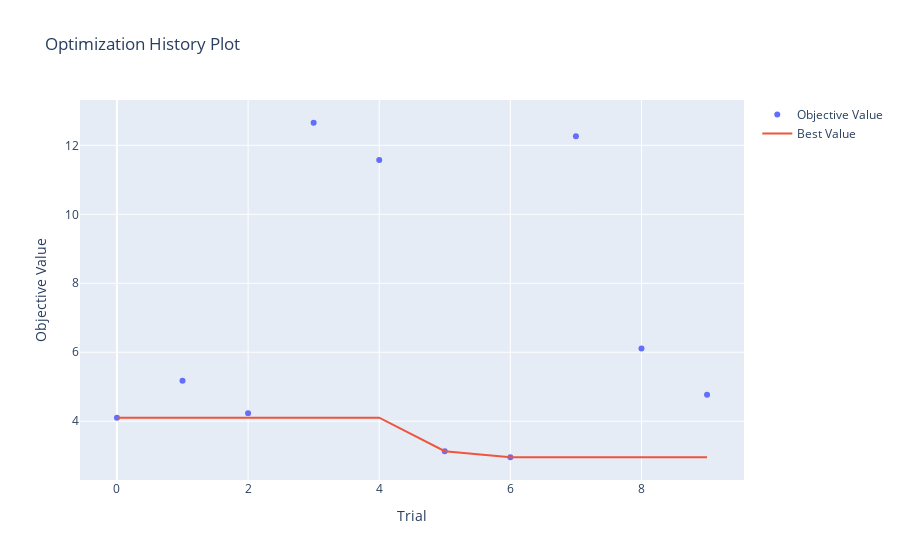
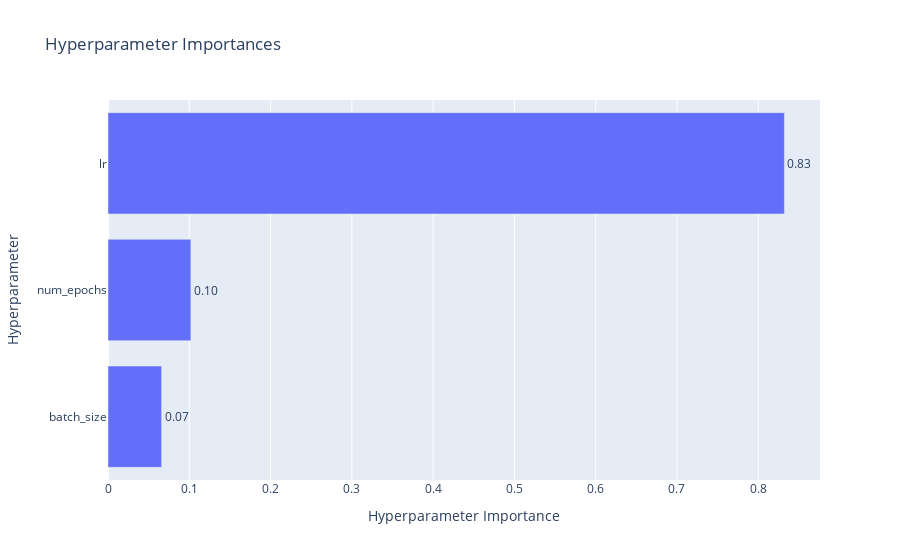
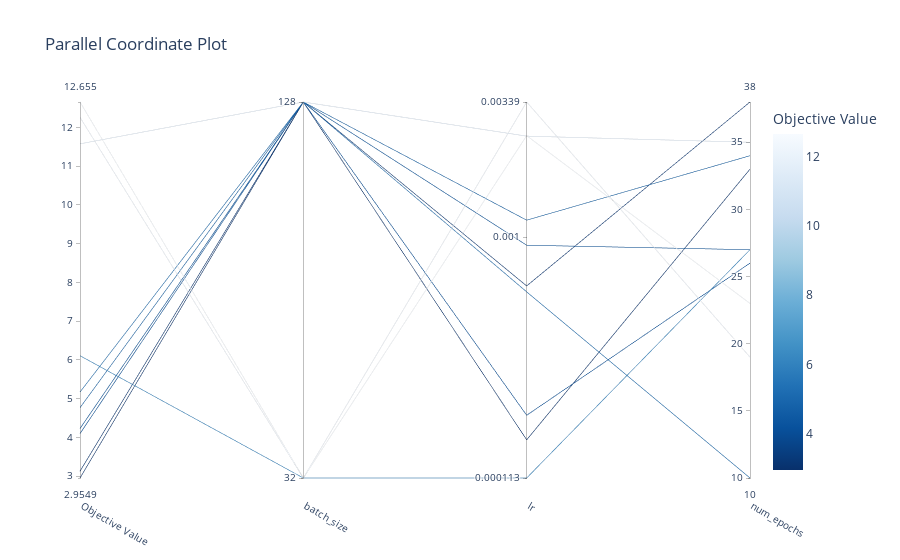
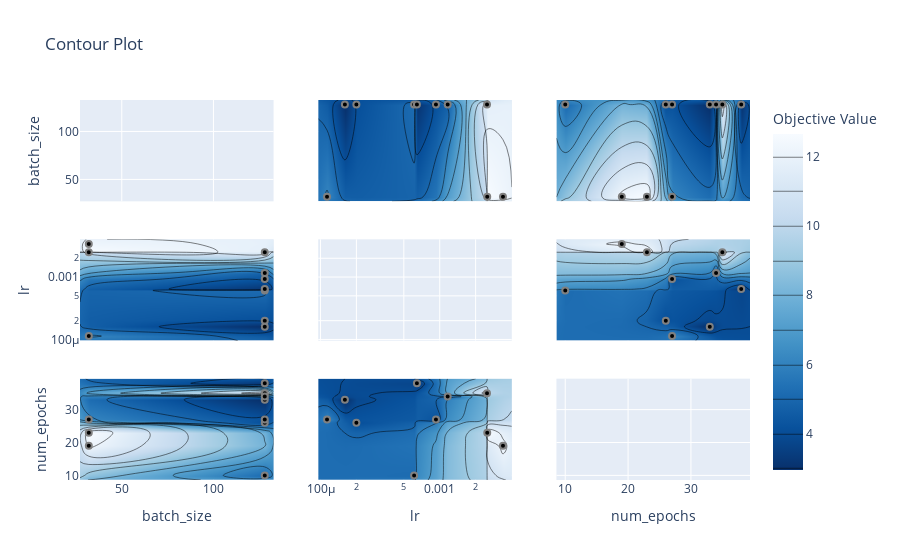

Here is the notebook cell these charts were saved with, in order:
### Markdown cell above
# Optuna Visualization

### Code cell
import optuna.visualization as vis
import plotly
# 1️⃣ 优化过程中的 loss 趋势
fig1 = vis.plot_optimization_history(study)
fig1.show()

# 2️⃣ 超参数的重要性分析
fig2 = vis.plot_param_importances(study)
fig2.show()

# 3️⃣ 平行坐标图（超参联合影响）
fig3 = vis.plot_parallel_coordinate(study)
fig3.show()

# 4️⃣ 轮廓图（两个超参 vs loss）
fig4 = vis.plot_contour(study)
fig4.show()

### Figure 1 — Plotly figure (JSON) as saved in the notebook; plotly's stock layout.template omitted (floating-point values rounded to 4 significant figures)
{"data": [{"mode": "markers", "name": "Objective Value", "type": "scatter", "x": [0, 1, 2, 3, 4, 5, 6, 7, 8, 9], "y": [4.102, 5.172, 4.231, 12.65, 11.58, 3.13, 2.955, 12.26, 6.11, 4.769]}, {"mode": "lines", "name": "Best Value", "type": "scatter", "x": [0, 1, 2, 3, 4, 5, 6, 7, 8, 9], "y": [4.102, 4.102, 4.102, 4.102, 4.102, 3.13, 2.955, 2.955, 2.955, 2.955]}, {"marker": {"color": "#cccccc"}, "mode": "markers", "name": "Infeasible Trial", "showlegend": false, "type": "scatter", "x": [], "y": []}], "layout": {"title": {"text": "Optimization History Plot"}, "xaxis": {"title": {"text": "Trial"}}, "yaxis": {"title": {"text": "Objective Value"}}}}

### Figure 2 — Plotly figure (JSON) as saved in the notebook; plotly's stock layout.template omitted (floating-point values rounded to 4 significant figures)
{"data": [{"cliponaxis": false, "hovertemplate": ["batch_size (CategoricalDistribution): 0.06593351621316108<extra></extra>", "num_epochs (IntDistribution): 0.1019207884386362<extra></extra>", "lr (FloatDistribution): 0.8321456953482027<extra></extra>"], "name": "Objective Value", "orientation": "h", "text": ["0.07", "0.10", "0.83"], "textposition": "outside", "type": "bar", "x": [0.06593, 0.1019, 0.8321], "y": ["batch_size", "num_epochs", "lr"]}], "layout": {"title": {"text": "Hyperparameter Importances"}, "xaxis": {"title": {"text": "Hyperparameter Importance"}}, "yaxis": {"title": {"text": "Hyperparameter"}}}}

### Figure 3 — Plotly figure (JSON) as saved in the notebook; plotly's stock layout.template omitted (floating-point values rounded to 4 significant figures)
{"data": [{"dimensions": [{"label": "Objective Value", "range": [2.955, 12.65], "values": [12.65, 12.26, 6.11, 4.102, 5.172, 4.231, 11.58, 3.13, 2.955, 4.769]}, {"label": "batch_size", "range": [0, 1], "ticktext": ["32", "128"], "tickvals": [0, 1], "values": [0, 0, 0, 1, 1, 1, 1, 1, 1, 1]}, {"label": "lr", "range": [-3.945, -2.469], "ticktext": ["0.000113", "0.001", "0.00339"], "tickvals": [-3.945, -3, -2.469], "values": [-2.601, -2.469, -3.945, -3.699, -3.215, -3.032, -2.603, -3.191, -3.795, -2.933]}, {"label": "num_epochs", "range": [10, 38], "values": [23, 19, 27, 26, 10, 27, 35, 38, 33, 34]}], "labelangle": 30, "labelside": "bottom", "line": {"color": [12.65, 12.26, 6.11, 4.102, 5.172, 4.231, 11.58, 3.13, 2.955, 4.769], "colorbar": {"title": {"text": "Objective Value"}}, "colorscale": [[0, "rgb(247,251,255)"], [0.125, "rgb(222,235,247)"], [0.25, "rgb(198,219,239)"], [0.375, "rgb(158,202,225)"], [0.5, "rgb(107,174,214)"], [0.625, "rgb(66,146,198)"], [0.75, "rgb(33,113,181)"], [0.875, "rgb(8,81,156)"], [1, "rgb(8,48,107)"]], "reversescale": true, "showscale": true}, "type": "parcoords"}], "layout": {"title": {"text": "Parallel Coordinate Plot"}}}

### Figure 4 — Plotly figure (JSON) as saved in the notebook; plotly's stock layout.template omitted (floating-point values rounded to 4 significant figures; data arrays with more than 128 entries replaced by an {"elided": "..."} marker saying what was removed)
{"data": [{"type": "scatter", "xaxis": "x", "yaxis": "y"}, {"colorbar": {"title": {"text": "Objective Value"}}, "colorscale": [[0, "rgb(247,251,255)"], [0.125, "rgb(222,235,247)"], [0.25, "rgb(198,219,239)"], [0.375, "rgb(158,202,225)"], [0.5, "rgb(107,174,214)"], [0.625, "rgb(66,146,198)"], [0.75, "rgb(33,113,181)"], [0.875, "rgb(8,81,156)"], [1, "rgb(8,48,107)"]], "connectgaps": true, "contours": {"coloring": "heatmap"}, "hoverinfo": "none", "line": {"smoothing": 1.3}, "reversescale": true, "showscale": true, "type": "contour", "x": [27.2, 32, 128, 132.8], "xaxis": "x4", "y": [9.57e-05, 0.0001134, 0.0001601, 0.0001999, 0.00061, 0.0006436, 0.0009298, 0.001166, 0.002493, 0.002503, 0.003393, 0.004022], "yaxis": "y4", "z": [[NaN, NaN, NaN, NaN], [NaN, 6.11, NaN, NaN], [NaN, NaN, 2.955, NaN], [NaN, NaN, 4.102, NaN], [NaN, NaN, 5.172, NaN], [NaN, NaN, 3.13, NaN], [NaN, NaN, 4.231, NaN], [NaN, NaN, 4.769, NaN], [NaN, NaN, 11.58, NaN], [NaN, 12.65, NaN, NaN], [NaN, 12.26, NaN, NaN], [NaN, NaN, NaN, NaN]]}, {"marker": {"color": "black", "line": {"color": "Gray", "width": 2}}, "mode": "markers", "name": "Feasible Trial", "showlegend": false, "type": "scatter", "x": [128, 128, 128, 32, 128, 128, 128, 32, 32, 128], "xaxis": "x4", "y": [0.0001999, 0.00061, 0.0009298, 0.002503, 0.002493, 0.0006436, 0.0001601, 0.003393, 0.0001134, 0.001166], "yaxis": "y4"}, {"colorbar": {"title": {"text": "Objective Value"}}, "colorscale": [[0, "rgb(247,251,255)"], [0.125, "rgb(222,235,247)"], [0.25, "rgb(198,219,239)"], [0.375, "rgb(158,202,225)"], [0.5, "rgb(107,174,214)"], [0.625, "rgb(66,146,198)"], [0.75, "rgb(33,113,181)"], [0.875, "rgb(8,81,156)"], [1, "rgb(8,48,107)"]], "connectgaps": true, "contours": {"coloring": "heatmap"}, "hoverinfo": "none", "line": {"smoothing": 1.3}, "reversescale": true, "showscale": false, "type": "contour", "x": [27.2, 32, 128, 132.8], "xaxis": "x7", "y": [8.6, 10, 19, 23, 26, 27, 33, 34, 35, 38, 39.4], "yaxis": "y7", "z": [[NaN, NaN, NaN, NaN], [NaN, NaN, 5.172, NaN], [NaN, 12.26, NaN, NaN], [NaN, 12.65, NaN, NaN], [NaN, NaN, 4.102, NaN], [NaN, 6.11, 4.231, NaN], [NaN, NaN, 2.955, NaN], [NaN, NaN, 4.769, NaN], [NaN, NaN, 11.58, NaN], [NaN, NaN, 3.13, NaN], [NaN, NaN, NaN, NaN]]}, {"marker": {"color": "black", "line": {"color": "Gray", "width": 2}}, "mode": "markers", "name": "Feasible Trial", "showlegend": false, "type": "scatter", "x": [128, 128, 128, 32, 128, 128, 128, 32, 32, 128], "xaxis": "x7", "y": [26, 10, 27, 23, 35, 38, 33, 19, 27, 34], "yaxis": "y7"}, {"colorbar": {"title": {"text": "Objective Value"}}, "colorscale": [[0, "rgb(247,251,255)"], [0.125, "rgb(222,235,247)"], [0.25, "rgb(198,219,239)"], [0.375, "rgb(158,202,225)"], [0.5, "rgb(107,174,214)"], [0.625, "rgb(66,146,198)"], [0.75, "rgb(33,113,181)"], [0.875, "rgb(8,81,156)"], [1, "rgb(8,48,107)"]], "connectgaps": true, "contours": {"coloring": "heatmap"}, "hoverinfo": "none", "line": {"smoothing": 1.3}, "reversescale": true, "showscale": false, "type": "contour", "x": [9.57e-05, 0.0001134, 0.0001601, 0.0001999, 0.00061, 0.0006436, 0.0009298, 0.001166, 0.002493, 0.002503, 0.003393, 0.004022], "xaxis": "x2", "y": [27.2, 32, 128, 132.8], "yaxis": "y2", "z": [[NaN, NaN, NaN, NaN, NaN, NaN, NaN, NaN, NaN, NaN, NaN, NaN], [NaN, 6.11, NaN, NaN, NaN, NaN, NaN, NaN, NaN, 12.65, 12.26, NaN], [NaN, NaN, 2.955, 4.102, 5.172, 3.13, 4.231, 4.769, 11.58, NaN, NaN, NaN], [NaN, NaN, NaN, NaN, NaN, NaN, NaN, NaN, NaN, NaN, NaN, NaN]]}, {"marker": {"color": "black", "line": {"color": "Gray", "width": 2}}, "mode": "markers", "name": "Feasible Trial", "showlegend": false, "type": "scatter", "x": [0.0001999, 0.00061, 0.0009298, 0.002503, 0.002493, 0.0006436, 0.0001601, 0.003393, 0.0001134, 0.001166], "xaxis": "x2", "y": [128, 128, 128, 32, 128, 128, 128, 32, 32, 128], "yaxis": "y2"}, {"type": "scatter", "xaxis": "x5", "yaxis": "y5"}, {"colorbar": {"title": {"text": "Objective Value"}}, "colorscale": [[0, "rgb(247,251,255)"], [0.125, "rgb(222,235,247)"], [0.25, "rgb(198,219,239)"], [0.375, "rgb(158,202,225)"], [0.5, "rgb(107,174,214)"], [0.625, "rgb(66,146,198)"], [0.75, "rgb(33,113,181)"], [0.875, "rgb(8,81,156)"], [1, "rgb(8,48,107)"]], "connectgaps": true, "contours": {"coloring": "heatmap"}, "hoverinfo": "none", "line": {"smoothing": 1.3}, "reversescale": true, "showscale": false, "type": "contour", "x": [9.57e-05, 0.0001134, 0.0001601, 0.0001999, 0.00061, 0.0006436, 0.0009298, 0.001166, 0.002493, 0.002503, 0.003393, 0.004022], "xaxis": "x8", "y": [8.6, 10, 19, 23, 26, 27, 33, 34, 35, 38, 39.4], "yaxis": "y8", "z": {"elided": "11x12 float values"}}, {"marker": {"color": "black", "line": {"color": "Gray", "width": 2}}, "mode": "markers", "name": "Feasible Trial", "showlegend": false, "type": "scatter", "x": [0.0001999, 0.00061, 0.0009298, 0.002503, 0.002493, 0.0006436, 0.0001601, 0.003393, 0.0001134, 0.001166], "xaxis": "x8", "y": [26, 10, 27, 23, 35, 38, 33, 19, 27, 34], "yaxis": "y8"}, {"colorbar": {"title": {"text": "Objective Value"}}, "colorscale": [[0, "rgb(247,251,255)"], [0.125, "rgb(222,235,247)"], [0.25, "rgb(198,219,239)"], [0.375, "rgb(158,202,225)"], [0.5, "rgb(107,174,214)"], [0.625, "rgb(66,146,198)"], [0.75, "rgb(33,113,181)"], [0.875, "rgb(8,81,156)"], [1, "rgb(8,48,107)"]], "connectgaps": true, "contours": {"coloring": "heatmap"}, "hoverinfo": "none", "line": {"smoothing": 1.3}, "reversescale": true, "showscale": false, "type": "contour", "x": [8.6, 10, 19, 23, 26, 27, 33, 34, 35, 38, 39.4], "xaxis": "x3", "y": [27.2, 32, 128, 132.8], "yaxis": "y3", "z": [[NaN, NaN, NaN, NaN, NaN, NaN, NaN, NaN, NaN, NaN, NaN], [NaN, NaN, 12.26, 12.65, NaN, 6.11, NaN, NaN, NaN, NaN, NaN], [NaN, 5.172, NaN, NaN, 4.102, 4.231, 2.955, 4.769, 11.58, 3.13, NaN], [NaN, NaN, NaN, NaN, NaN, NaN, NaN, NaN, NaN, NaN, NaN]]}, {"marker": {"color": "black", "line": {"color": "Gray", "width": 2}}, "mode": "markers", "name": "Feasible Trial", "showlegend": false, "type": "scatter", "x": [26, 10, 27, 23, 35, 38, 33, 19, 27, 34], "xaxis": "x3", "y": [128, 128, 128, 32, 128, 128, 128, 32, 32, 128], "yaxis": "y3"}, {"colorbar": {"title": {"text": "Objective Value"}}, "colorscale": [[0, "rgb(247,251,255)"], [0.125, "rgb(222,235,247)"], [0.25, "rgb(198,219,239)"], [0.375, "rgb(158,202,225)"], [0.5, "rgb(107,174,214)"], [0.625, "rgb(66,146,198)"], [0.75, "rgb(33,113,181)"], [0.875, "rgb(8,81,156)"], [1, "rgb(8,48,107)"]], "connectgaps": true, "contours": {"coloring": "heatmap"}, "hoverinfo": "none", "line": {"smoothing": 1.3}, "reversescale": true, "showscale": false, "type": "contour", "x": [8.6, 10, 19, 23, 26, 27, 33, 34, 35, 38, 39.4], "xaxis": "x6", "y": [9.57e-05, 0.0001134, 0.0001601, 0.0001999, 0.00061, 0.0006436, 0.0009298, 0.001166, 0.002493, 0.002503, 0.003393, 0.004022], "yaxis": "y6", "z": {"elided": "12x11 float values"}}, {"marker": {"color": "black", "line": {"color": "Gray", "width": 2}}, "mode": "markers", "name": "Feasible Trial", "showlegend": false, "type": "scatter", "x": [26, 10, 27, 23, 35, 38, 33, 19, 27, 34], "xaxis": "x6", "y": [0.0001999, 0.00061, 0.0009298, 0.002503, 0.002493, 0.0006436, 0.0001601, 0.003393, 0.0001134, 0.001166], "yaxis": "y6"}, {"type": "scatter", "xaxis": "x9", "yaxis": "y9"}], "layout": {"title": {"text": "Contour Plot"}, "xaxis": {"anchor": "y", "domain": [0, 0.2889], "matches": "x7", "range": [27.2, 132.8], "showticklabels": false}, "xaxis2": {"anchor": "y2", "domain": [0.3556, 0.6444], "matches": "x8", "range": [-4.019, -2.396], "showticklabels": false, "type": "log"}, "xaxis3": {"anchor": "y3", "domain": [0.7111, 1], "matches": "x9", "range": [8.6, 39.4], "showticklabels": false}, "xaxis4": {"anchor": "y4", "domain": [0, 0.2889], "matches": "x7", "range": [27.2, 132.8], "showticklabels": false}, "xaxis5": {"anchor": "y5", "domain": [0.3556, 0.6444], "matches": "x8", "range": [-4.019, -2.396], "showticklabels": false, "type": "log"}, "xaxis6": {"anchor": "y6", "domain": [0.7111, 1], "matches": "x9", "range": [8.6, 39.4], "showticklabels": false}, "xaxis7": {"anchor": "y7", "domain": [0, 0.2889], "range": [27.2, 132.8], "title": {"text": "batch_size"}}, "xaxis8": {"anchor": "y8", "domain": [0.3556, 0.6444], "range": [-4.019, -2.396], "title": {"text": "lr"}, "type": "log"}, "xaxis9": {"anchor": "y9", "domain": [0.7111, 1], "range": [8.6, 39.4], "title": {"text": "num_epochs"}}, "yaxis": {"anchor": "x", "domain": [0.7333, 1], "range": [27.2, 132.8], "title": {"text": "batch_size"}}, "yaxis2": {"anchor": "x2", "domain": [0.7333, 1], "matches": "y", "range": [27.2, 132.8], "showticklabels": false}, "yaxis3": {"anchor": "x3", "domain": [0.7333, 1], "matches": "y", "range": [27.2, 132.8], "showticklabels": false}, "yaxis4": {"anchor": "x4", "domain": [0.3667, 0.6333], "range": [-4.019, -2.396], "title": {"text": "lr"}, "type": "log"}, "yaxis5": {"anchor": "x5", "domain": [0.3667, 0.6333], "matches": "y4", "range": [-4.019, -2.396], "showticklabels": false, "type": "log"}, "yaxis6": {"anchor": "x6", "domain": [0.3667, 0.6333], "matches": "y4", "range": [-4.019, -2.396], "showticklabels": false, "type": "log"}, "yaxis7": {"anchor": "x7", "domain": [0, 0.2667], "range": [8.6, 39.4], "title": {"text": "num_epochs"}}, "yaxis8": {"anchor": "x8", "domain": [0, 0.2667], "matches": "y7", "range": [8.6, 39.4], "showticklabels": false}, "yaxis9": {"anchor": "x9", "domain": [0, 0.2667], "matches": "y7", "range": [8.6, 39.4], "showticklabels": false}}}
